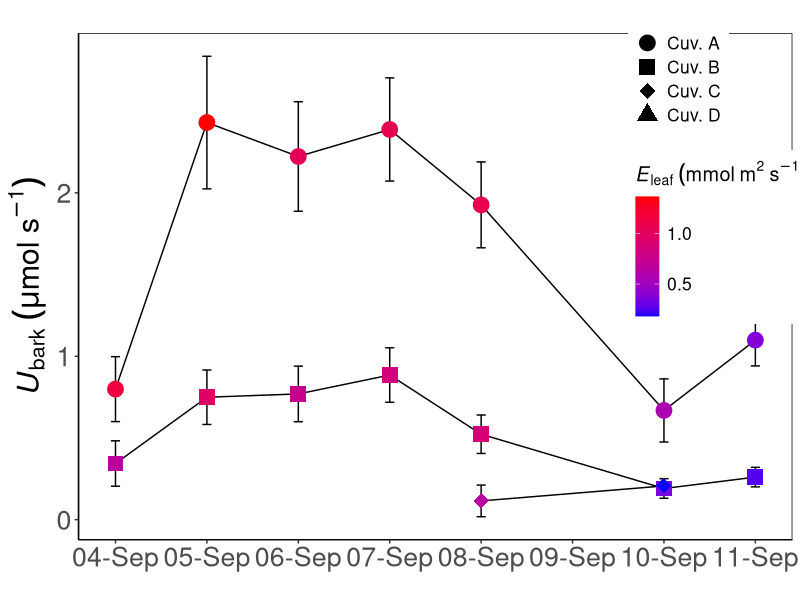
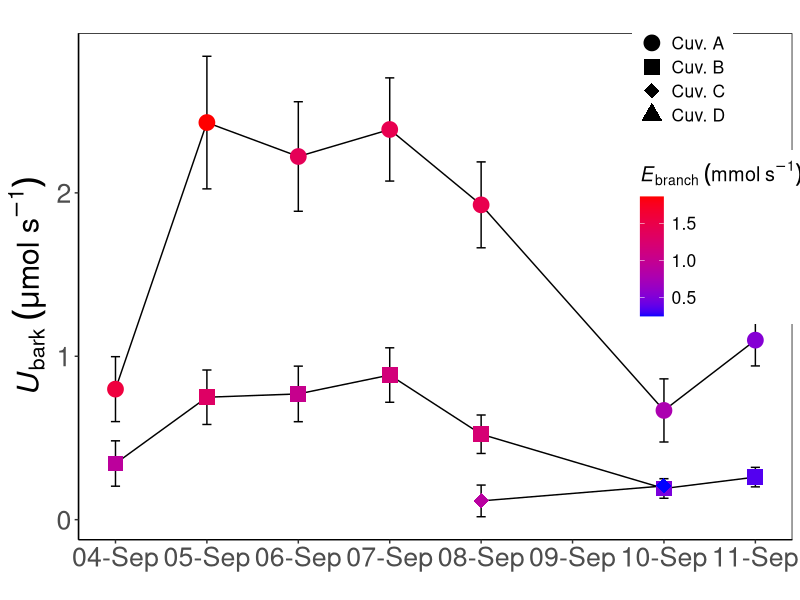

The R source for these figures, in order:
###previous####

library(dplyr)
library(lubridate)
library(ggplot2)

calcSatVap <- function(temp){
  e <- 0.61365 * exp(17.502 * temp/(240.97 + temp))
  return(e)
}
lengthWithoutNA <- function(x){
  l <- length(which(!is.na(x)))
  return(l)
}

s.err <- function(x){sd(x)/sqrt(length(x))}

s.err.na <- function(x){sd(x, na.rm = TRUE)/sqrt(lengthWithoutNA(x))}

mean.na <- function(x){mean(x, na.rm =T)}

####read July 2018 data####

dfJ <- read.table('barkData/July24_complete.csv', sep = ';', header = TRUE)
# recalculate transpiration (in mmol m-2 s-1) following Zsofia's email on 1-March-2021
dfJ$TrA_old <- dfJ$TrA
dfJ$TrA <- 1000*((dfJ$FlowOut/dfJ$Area)*((dfJ$H2Oout_G - dfJ$H2Oin_G)/(dfJ$ATP - dfJ$H2Oin_G)))
dfJ$DT <- as.POSIXct(dfJ$DT, format="%Y-%m-%d %H:%M:%S")
dfJ$DOY <- yday(dfJ$DT)
dfJ$timeDec <- hour(dfJ$DT) + (minute(dfJ$DT)/60)
wiJ <- read.csv("barkData/July24_xylem_wi.csv")
dfJ <- dplyr::left_join(dfJ, wiJ, by = 'MpNo')
dfJ$time <- yday(dfJ$DT) + (hour(dfJ$DT)+ minute(dfJ$DT)/60)/24
# calculate deltas (d18O and d2H) of transpired water (d_E), according to:
dfJ$d18O_E <- (dfJ$FlowOut*dfJ$H2Oout_G*dfJ$d18O_out*0.001 - dfJ$FlowIn*dfJ$H2Oin_G*dfJ$d18O_in*0.001)*1000/
  (dfJ$FlowOut*dfJ$H2Oout_G - dfJ$FlowIn*dfJ$H2Oin_G)
dfJ$ss <- ifelse(dfJ$d18O_E <= dfJ$d18_up_lim, 'yes', 'no')
dfJ$d2H_E <- (dfJ$FlowOut*dfJ$H2Oout_G*dfJ$dDH_out*0.001 - dfJ$FlowIn*dfJ$H2Oin_G*dfJ$dDH_in*0.001)*1000/
  (dfJ$FlowOut*dfJ$H2Oout_G - dfJ$FlowIn*dfJ$H2Oin_G)
dfJ$dDH_ex <- dfJ$dDH_out - 8*dfJ$d18O_out
dfJ$dDH_ex_a <- dfJ$dDH_in - 8*dfJ$d18O_in

####read September 2018 data####

dfS <- read.table('barkData/Sept_complete.csv', sep = ';', header = TRUE)
# recalculate transpiration (in mmol m-2 s-1) following Zsofia's email on 1-March-2021
dfS$TrA_old <- dfS$TrA
dfS$TrA <- 1000*((dfS$FlowOut/dfS$Area)*((dfS$H2Oout_G - dfS$H2Oin_G)/(dfS$ATP - dfS$H2Oin_G)))
dfS$DT <- as.POSIXct(dfS$DT, format="%Y-%m-%d %H:%M:%S")
wiS <- read.csv("barkData/Sept_xylem_wi.csv")
dfS <- dplyr::left_join(dfS, wiS, by = 'MpNo')
dfS$band_surface_m2 <- dfS$diam_cm * pi * dfS$length_cm/10000
# estimated needle area per branch given a certain branch diameter
# equation according to Cermak et al. 1998 Ann For Sci
# y = 0.003*x^2 - 0.008*x
# y is needle area in m2 and x is branch sectional area in m2 (mm2???)
dfS$cross_section_area_mm2 <- pi*(dfS$diam_cm*10*0.5)^2
dfS$needle_area_m2 <- 0.003*dfS$cross_section_area_mm2^2 - 0.08*dfS$cross_section_area_mm2
# calculate branch transpiration rate (in mmol s-1)
dfS$E_branch <- dfS$TrA * dfS$needle_area_m2
dfS$time <- yday(dfS$DT) + (hour(dfS$DT)+ minute(dfS$DT)/60)/24
dfS$Date <- as.Date(dfS$DT)
dfS$DOY <- yday(dfS$DT)
dfS$timeDec <- hour(dfS$DT)+ (minute(dfS$DT)/60)
dfS$midday <- ifelse(dfS$timeDec >= 10 & dfS$timeDec <= 16 & dfS$PAR >= 300, 'yes', 'no')
# calculate deltas (d18O and d2H) of transpired water (d_E), according to:
dfS$d18O_E <- (dfS$FlowOut*dfS$H2Oout_G*dfS$d18O_out*0.001 - dfS$FlowIn*dfS$H2Oin_G*dfS$d18O_in*0.001)*1000/
  (dfS$FlowOut*dfS$H2Oout_G - dfS$FlowIn*dfS$H2Oin_G)
# add lower limit of ss based on d18O of the xylem
dfS$ss <- ifelse(dfS$d18O_E <= dfS$d18_up_lim & dfS$PAR >= 100 &
                   dfS$timeDec >= 10 & dfS$timeDec < 18 &
                   dfS$DOY >= 247, 'yes', 'no')
dfS$d2H_E <- (dfS$FlowOut*dfS$H2Oout_G*dfS$dDH_out*0.001 - dfS$FlowIn*dfS$H2Oin_G*dfS$dDH_in*0.001)*1000/
  (dfS$FlowOut*dfS$H2Oout_G - dfS$FlowIn*dfS$H2Oin_G)
# 2H/H molar fraction of VSMOW in micromol/mol:
RVSMOW_2H <- 155.76
# calculate 2H/H ratios from deltas in micromol/mol:
dfS$R_2H_E <- (dfS$d2H_E*0.001 +1)*RVSMOW_2H
dfS$R_2H_b <- (dfS$d2H_b*0.001 +1)*RVSMOW_2H
dfS$R_2H_a <- (dfS$d2H_a*0.001 +1)*RVSMOW_2H
# 2H/H ratio of water injected to the bandage in micromol/mol:
Rtracer_2H <- 16124.41
# uptake of tracer through the bark in micromol/s:
# dfS$Ubark <- dfS$R_2H_E * dfS$E_branch *1000/Rtracer_2H
dfS$Ubark_old <- dfS$E_branch*(dfS$R_2H_E - dfS$d2H_b)/(Rtracer_2H - dfS$d2H_b)
dfS$Ubark_ratio <- dfS$E_branch*(dfS$R_2H_E - dfS$R_2H_b)/(Rtracer_2H - dfS$R_2H_b)
dfS$Ubark_ratio_alt <- dfS$E_branch*(dfS$R_2H_a - dfS$R_2H_b)/(Rtracer_2H - dfS$R_2H_b)
# calculate molar fractions instead of ratios (in micromol/mol)
mol_tracer_2H <- Rtracer_2H*1e06/(Rtracer_2H+1e06)
dfS$mol_2H_E <- dfS$R_2H_E*1e06/(dfS$R_2H_E+1e06)
dfS$mol_2H_b <- dfS$R_2H_b*1e06/(dfS$R_2H_b+1e06)
# calculate liquid uptake rates (first in mmol s-1, then multiply by 1000 get umol/s)
dfS$Ubark <- 1000*dfS$E_branch*(dfS$mol_2H_E - dfS$mol_2H_b)/(mol_tracer_2H - dfS$mol_2H_b)
# when d2H_E < d2H_xylem, then Ubark is negative, this is not possible
dfS[which(dfS$Ubark < 0), 'Ubark'] <- NA
# calculate saturated vapor deficit for a given temperature in mol mol-1
# first calculate e_sat in kPa and convert to mbar (multiply by 10),
# then convert to mol mol-1 dividing by atmospheric pressure in mbar
dfS$e_sat <- calcSatVap(dfS$Tref)*10/dfS$ATP
# bark conductance to H2O: 1 mmol m-2 s-1
# based on measurements for Co2 on Pinus monticola 
# Cernusak et al. 2001 Oecologia
gbark <- 1
# isotopic vapour-phase diffusion flow through the bark into the xylem in nmol/s
dfS$Ubark_gas <- mol_tracer_2H*gbark*dfS$e_sat*dfS$band_surface_m2
dfS$Ubark_gas_old <- Rtracer_2H*1e-06*gbark*0.001*dfS$e_sat*dfS$band_surface_m2*1e09

dfS_summ <- dfS %>%
  subset(ss == 'yes' & DOY != 252) %>%
  group_by(MpNo, Date) %>%
  summarise(Ubark_avg = mean(Ubark, na.rm = T), Ubark_se = s.err.na(Ubark),
            Ubark_N = lengthWithoutNA(Ubark),
            Ubark_gas_avg = mean(Ubark_gas, na.rm = T),
            Ubark_gas_se = s.err.na(Ubark_gas),
            E_avg = mean(TrA, na.rm = T), E_se = s.err.na(TrA),
            Ebranch_avg = mean(E_branch, na.rm = T), Ebranch_se = s.err.na(E_branch))
myNames <- data.frame(row.names = c(1:4))
myNames$MpNo <- c(1, 2, 7, 8)
myNames$Cuv. <- ifelse(myNames$MpNo == 1, 'Cuv. A', 'Cuv. D')
myNames[which(myNames$MpNo == 2), 'Cuv.'] <- 'Cuv. B'
myNames[which(myNames$MpNo == 7), 'Cuv.'] <- 'Cuv. C'
dfS_summ <- left_join(dfS_summ, myNames, by = 'MpNo')


#### calculate daily mean values of Ubark-gas in nmol s-1 ####

kk <- doBy::summaryBy(Ubark_gas_avg + Ubark_avg + E_avg ~ Date, FUN = c(mean.na, s.err.na), data = dfS_summ)
round(mean(kk$E_avg.mean.na), 2)
round(s.err(kk$E_avg.mean.na), 2)
round(mean(kk$Ubark_avg.mean.na), 2)
round(s.err(kk$Ubark_avg.mean.na), 2)
round(mean(kk$Ubark_gas_avg.mean.na), 2)
round(s.err(kk$Ubark_gas_avg.mean.na), 2)
round(max(kk$Ubark_gas_avg.mean.na), 2)
round(kk[which.max(kk$Ubark_gas_avg.mean.na), 'Ubark_gas_avg.s.err.na'], 2)

summary(aov(Ubark ~ MpNo_m * as.factor(DOY), data = dfS))

####graph Ubark over time ####

windows(12, 8)
ggplot(dfS_summ, aes(x=Date, y=Ubark_avg, shape = Cuv.)) + 
  geom_errorbar(aes(ymin=Ubark_avg - Ubark_se, ymax=Ubark_avg + Ubark_se), width=.1) +
  geom_line()+
  scale_shape_manual(values = c(19, 15, 18, 17)) +
  geom_point(aes(colour = E_avg), size = 5) +
  scale_color_gradient(low = "blue", high = "red") +
  labs(col=expression(italic(E)[leaf]~(mmol~m^2~s^-1)), shape=" ") +
  scale_x_date(date_breaks = "days", date_labels = "%d-%b")+
  labs(title = ' ', x='', y = expression(italic(U)[bark]~(mu*mol~s^-1)), size = rel(2))+
  theme(axis.text = element_text(size = rel(1.75))) +
  theme(axis.title.y = element_text(size = rel(2))) +
  scale_fill_manual(name = " ", values = c(rep('white', 5))) +
  theme(legend.key = element_blank(), legend.position = c(0.9, 0.75))+
  theme(legend.title = element_text(size = rel(1.3))) +
  theme(legend.text=element_text(size=rel(1.15)))+
  theme(panel.grid.major = element_blank(), panel.grid.minor = element_blank())+
  theme(panel.background = element_blank())+
  theme(axis.line = element_line(colour = "black"))+
  theme(panel.border = element_rect(colour = "black", fill=NA))


# same graph but with scale based on E_branch

windows(12, 8)
ggplot(dfS_summ, aes(x=Date, y=Ubark_avg, shape = Cuv.)) + 
  geom_errorbar(aes(ymin=Ubark_avg - Ubark_se, ymax=Ubark_avg + Ubark_se), width=.1) +
  geom_line()+
  scale_shape_manual(values = c(19, 15, 18, 17)) +
  geom_point(aes(colour = Ebranch_avg), size = 5) +
  scale_color_gradient(low = "blue", high = "red") +
  labs(col=expression(italic(E)[branch]~(mmol~s^-1)), shape=" ") +
  scale_x_date(date_breaks = "days", date_labels = "%d-%b")+
  labs(title = ' ', x='', y = expression(italic(U)[bark]~(mu*mol~s^-1)), size = rel(2))+
  theme(axis.text = element_text(size = rel(1.75))) +
  theme(axis.title.y = element_text(size = rel(2))) +
  scale_fill_manual(name = " ", values = c(rep('white', 5))) +
  theme(legend.key = element_blank(), legend.position = c(0.9, 0.75))+
  theme(legend.title = element_text(size = rel(1.3))) +
  theme(legend.text=element_text(size=rel(1.15)))+
  theme(panel.grid.major = element_blank(), panel.grid.minor = element_blank())+
  theme(panel.background = element_blank())+
  theme(axis.line = element_line(colour = "black"))+
  theme(panel.border = element_rect(colour = "black", fill=NA))
